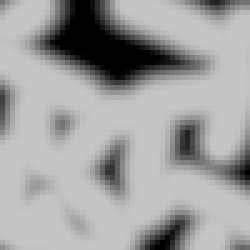
%> input picture other/matlab/prob_map_2.png, 50 x 50 px (shown 5 times larger)
$ octave main.m   (GNU Octave 9; MATLAB toolbox functions it lacks are replaced by stand-ins)
%> lines starting %> are read from the running program, lines starting %| are printed output that depends on the picture
clear all;

rng default
global prob_map radius unit_endurance unit_endurance_miss_const prob_accum_const
prob_map_img = imread('prob_map_2.png');
%> prob_map_img is the input picture: size 50x50x3 uint8; min 0, max 197, mean 159.8
prob_map_img = imresize(prob_map_img,[20 20]);
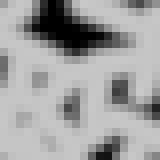
%> prob_map_img: size 20x20x3 uint8 (shown 8 times larger); min 0, max 201, mean 160.1

prob_map = prob_map_img(:,:,1);
prob_map = double(prob_map)/sum(prob_map,'all');
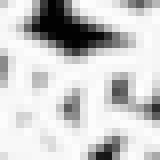
%> prob_map: size 20x20 double (shown 8 times larger); min 0, max 0.00314, mean 0.0025; drawn with min black and max white

wps = 8;
radius = 2;

unit_endurance = 80;
unit_endurance_miss_const = 1;
prob_accum_const = 500;

lower = 1;
upper = length(prob_map_img);
%> upper = 20

optim_alg = "particleswarm";

if optim_alg == "fmincon"
    x0 = rand(wps,2)*upper;
    lb = ones(wps,2)*lower;
    ub = ones(wps,2)*upper;
    options = optimoptions('fmincon','Display','notify', 'PlotFcn', {@plotoptimfunc_line,@optimplotfval,@optimplotfunccount});

    tic
    [x,end_cost,~,~] = fmincon(@cost_func,x0,[],[],[],[],lb,ub,[],options);
    toc
elseif optim_alg == "ga"
    lb = ones(wps*2,1)*lower;
    ub = ones(wps*2,1)*upper;
    options = optimoptions('ga','PlotFcn',{@gaplotbestf},'UseVectorized', false,'UseParallel', false);
    [x,end_cost,exitflag,output] = ga(@cost_func_ga,wps*2,[],[],[],[],lb,ub,[],options);
    x = reshape(x,[wps,2]);
else
    lb = ones(wps*2,1)*lower;
    ub = ones(wps*2,1)*upper;
%> (the run ends here)
